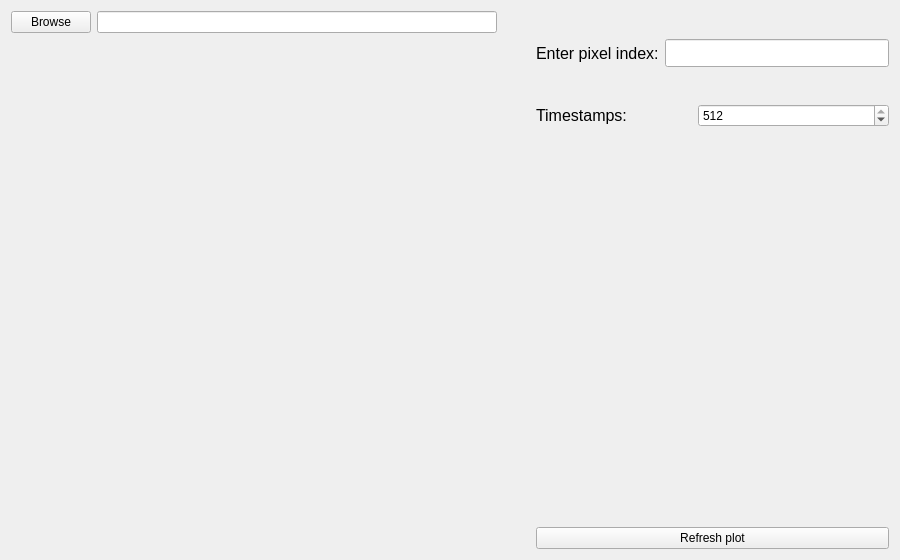
<?xml version="1.0" encoding="UTF-8"?>
<ui version="4.0">
 <class>Form</class>
 <widget class="QWidget" name="Form">
  <property name="geometry">
   <rect>
    <x>0</x>
    <y>0</y>
    <width>900</width>
    <height>560</height>
   </rect>
  </property>
  <property name="minimumSize">
   <size>
    <width>900</width>
    <height>560</height>
   </size>
  </property>
  <property name="windowTitle">
   <string>Form</string>
  </property>
  <layout class="QGridLayout" name="gridLayout">
   <item row="2" column="3" colspan="4">
    <layout class="QFormLayout" name="formLayout_2">
     <property name="bottomMargin">
      <number>7</number>
     </property>
     <item row="0" column="0">
      <widget class="QLabel" name="label_timestamps">
       <property name="minimumSize">
        <size>
         <width>156</width>
         <height>0</height>
        </size>
       </property>
       <property name="font">
        <font>
         <pointsize>12</pointsize>
        </font>
       </property>
       <property name="text">
        <string>Timestamps:</string>
       </property>
      </widget>
     </item>
     <item row="0" column="1">
      <widget class="QSpinBox" name="spinBox_timestamps">
       <property name="maximum">
        <number>512</number>
       </property>
       <property name="value">
        <number>512</number>
       </property>
      </widget>
     </item>
    </layout>
   </item>
   <item row="1" column="3" colspan="4">
    <layout class="QFormLayout" name="formLayout">
     <property name="bottomMargin">
      <number>7</number>
     </property>
     <item row="0" column="0">
      <widget class="QLabel" name="label_enterPixNumber">
       <property name="enabled">
        <bool>true</bool>
       </property>
       <property name="font">
        <font>
         <pointsize>12</pointsize>
        </font>
       </property>
       <property name="text">
        <string>Enter pixel index:</string>
       </property>
       <property name="textFormat">
        <enum>Qt::AutoText</enum>
       </property>
       <property name="scaledContents">
        <bool>false</bool>
       </property>
      </widget>
     </item>
     <item row="0" column="1">
      <widget class="QLineEdit" name="lineEdit_enterPixNumber">
       <property name="minimumSize">
        <size>
         <width>0</width>
         <height>28</height>
        </size>
       </property>
      </widget>
     </item>
    </layout>
   </item>
   <item row="0" column="3" colspan="4">
    <spacer name="horizontalSpacer">
     <property name="orientation">
      <enum>Qt::Horizontal</enum>
     </property>
     <property name="sizeHint" stdset="0">
      <size>
       <width>382</width>
       <height>20</height>
      </size>
     </property>
    </spacer>
   </item>
   <item row="4" column="3" colspan="4">
    <widget class="QPushButton" name="pushButton_refreshPlot">
     <property name="sizePolicy">
      <sizepolicy hsizetype="Preferred" vsizetype="Fixed">
       <horstretch>0</horstretch>
       <verstretch>0</verstretch>
      </sizepolicy>
     </property>
     <property name="text">
      <string>Refresh plot</string>
     </property>
    </widget>
   </item>
   <item row="0" column="0">
    <widget class="QPushButton" name="pushButton_browse">
     <property name="text">
      <string>Browse</string>
     </property>
    </widget>
   </item>
   <item row="0" column="1">
    <widget class="QLineEdit" name="lineEdit_browse">
     <property name="sizePolicy">
      <sizepolicy hsizetype="Expanding" vsizetype="Preferred">
       <horstretch>0</horstretch>
       <verstretch>0</verstretch>
      </sizepolicy>
     </property>
    </widget>
   </item>
   <item row="2" column="0" rowspan="3" colspan="2">
    <widget class="QWidget" name="widget_figure" native="true">
     <property name="minimumSize">
      <size>
       <width>486</width>
       <height>445</height>
      </size>
     </property>
    </widget>
   </item>
   <item row="2" column="2">
    <spacer name="horizontalSpacer_2">
     <property name="orientation">
      <enum>Qt::Horizontal</enum>
     </property>
     <property name="sizeHint" stdset="0">
      <size>
       <width>40</width>
       <height>20</height>
      </size>
     </property>
    </spacer>
   </item>
  </layout>
 </widget>
 <resources/>
 <connections/>
</ui>
